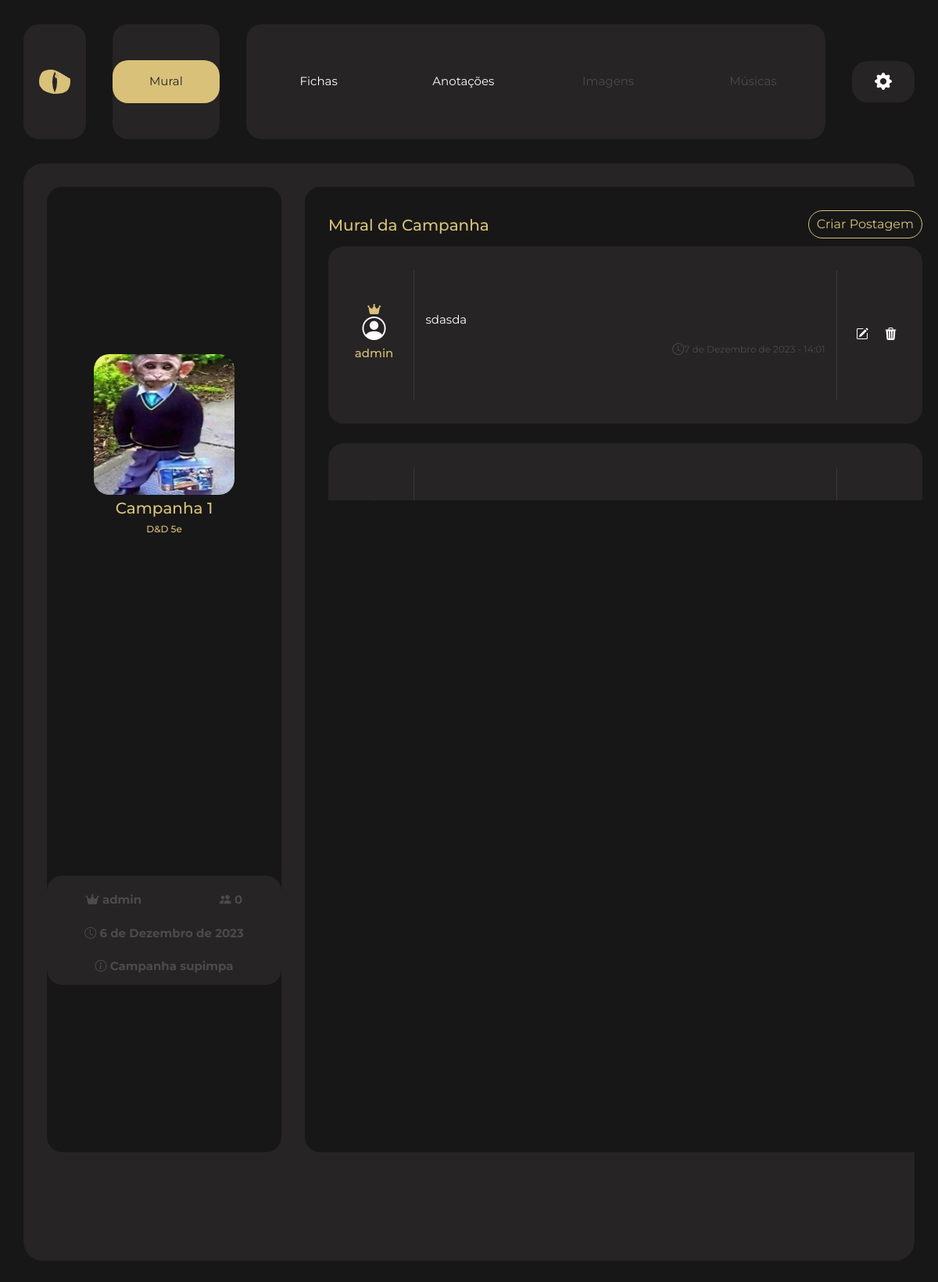
/campanha/1 (signed in), run on an earlier commit of the app's database.
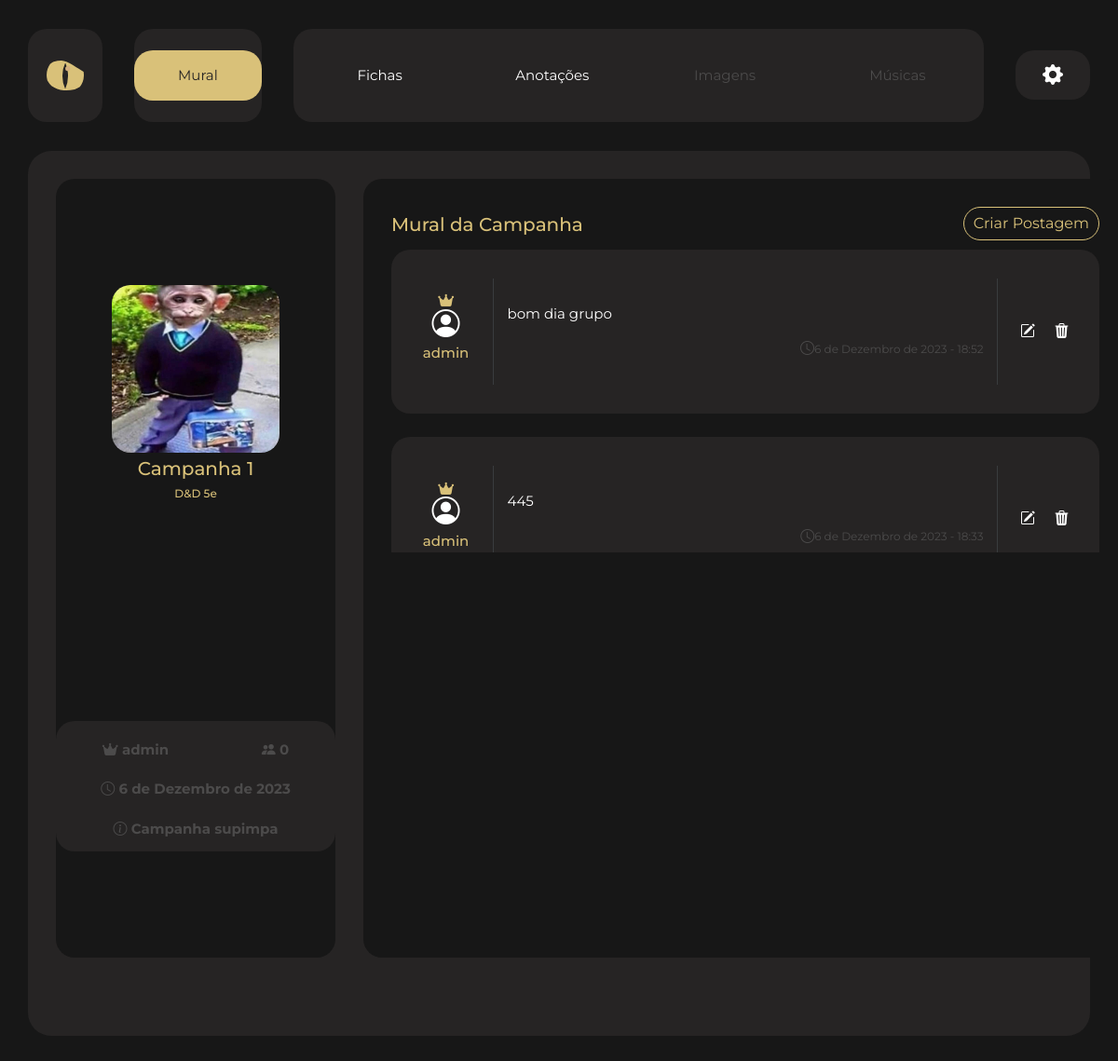
And on a later commit of the database.
### manager/models.py (models this page shows, shortened)
class Postagem(models.Model):
    campanha = models.ForeignKey(Campanha,on_delete=models.CASCADE)
    autor = models.ForeignKey(get_user_model(), on_delete=models.CASCADE)
    texto = models.TextField()
    data_postagem = models.DateField(auto_now_add=True)
    hora_criacao = models.TimeField(auto_now_add=True)

### manager/views.py (the view)
# urls.py: path('campanha/<int:pk>', Dashboard.as_view(), name='dashboard'),
class Dashboard(DetailView):
    template_name = "manager/dashboard/dashboard.html"
    model = Campanha
    def get_context_data(self, **kwargs):
        context = super().get_context_data(**kwargs)
        context['postagens'] = Postagem.objects.filter(campanha=self.object).order_by('-data_postagem','-hora_criacao')
        return context
    def get(self, request, *args, **kwargs):
        user = self.request.user
        queryset = Campanha.objects.filter(Q(mestre=user) | Q(jogador=user))
        if not queryset.exists():
            return reverse_lazy('index')
        return super().get(request, *args, **kwargs)

### manager/models.py (called while the page is built)
    def __str__(self):
        return self.nome

### manager/templates/manager/dashboard/dashboard.html (shortened to what this page needs)
{% extends 'base_dashboard.html' %}
{% block nav %}
  <div class="mural">
    <a class="botao-ativo" href="">Mural</a>
  </div>
  <div class="opcoes">
    <a class="botao-1" href="{% url 'dashboard-fichas' campanha.pk %}">Fichas</a>
    <a class="botao-1" href="">Anotações</a>
    <a style="color: #4C4B4B;" class="botao-1-desativado">Imagens</a>
    <a style="color: #4C4B4B;" class="botao-1-desativado">Músicas</a>
  </div>
  <div class="configuracoes">
    <a href=""><i class="bi bi-gear-fill"></i></a>
  </div>
{% endblock %}
{% block content %}
  <div class="area-mural">
    <div class="l-side">
      <div class="info">
        <img src="{{ campanha.imagem.url }}" alt="" />
        <h2>{{ campanha.nome }}</h2>
        <h3>{{ campanha.sistema }}</h3>
      </div>
      <div class="desc">
        <div style="display: flex;justify-content: space-around ; flex-direction: row; flex-wrap: wrap; align-items: center;
         align-content: center; margin-top: 10px;">
          <p>
            <i class="fa-solid fa-crown"></i> {{ campanha.mestre }}
          </p>
          <p>
            <i class="bi bi-people-fill"></i> {{ campanha.jogador.count }}
          </p>
          <p>
            <i class="bi bi-clock"></i> {{ campanha.data_inicio }}
          </p>
          <p>
            <i class="bi bi-info-circle"></i> {{ campanha.descricao }}
          </p>
        </div>
      </div>
    </div>
    <div class="r-side">
      <div class="area-posts">
        <div class="posts-cabecalho">
          <h2>Mural da Campanha</h2>
          <a href="{% url 'postagem-criar' campanha.pk %}">Criar Postagem</a>
        </div>
        <div class="posts">
          {% for postagem in postagens %}
            <div class="post">
              {% if request.user == postagem.autor %}
                <div class="post-autor">
                  {% if postagem.autor == campanha.mestre %}
                    <i style="margin-bottom: -5px;" class="fa-solid fa-crown"></i>
                  {% endif %}
                  <i style="font-size: 30px; color: white;" class="bi bi-person-circle"></i>
                  <h3>{{ postagem.autor }}</h3>
                </div>
              {% endif %}
              <div class="post-conteudo">
                <p class="post-texto">{{ postagem.texto }}</p>
                <div class="post-hora">
                  <i class="bi bi-clock"></i>
                  <p>{{ postagem.data_postagem }} - {{ postagem.hora_criacao }}</p>
                </div>
              </div>
              {% if request.user == postagem.autor %}
                <div class="post-feedback">
                  <a href=""><i class="bi bi-pencil-square"></i></a>
                  <a data-toggle="modal" data-target="#deleteModal{{ postagem.pk }}" style="color: white;"><i class="bi bi-trash3-fill"></i></a>
                </div>
              {% endif %}
            </div>
          {% endfor %}
        </div>
      </div>
    </div>
  </div>
{% endblock %}

What changed in the data, as far as the page shows it:
removed Postagem: autor "admin", texto "sdasda", data_postagem "7 de Dezembro de 2023", hora_criacao "14:01"
now on this page (row unchanged): Postagem: autor "admin", texto "bom dia grupo", data_postagem "6 de Dezembro de 2023", hora_criacao "18:52"
now on this page (row unchanged): Postagem: autor "admin", texto "445", data_postagem "6 de Dezembro de 2023", hora_criacao "18:33"
